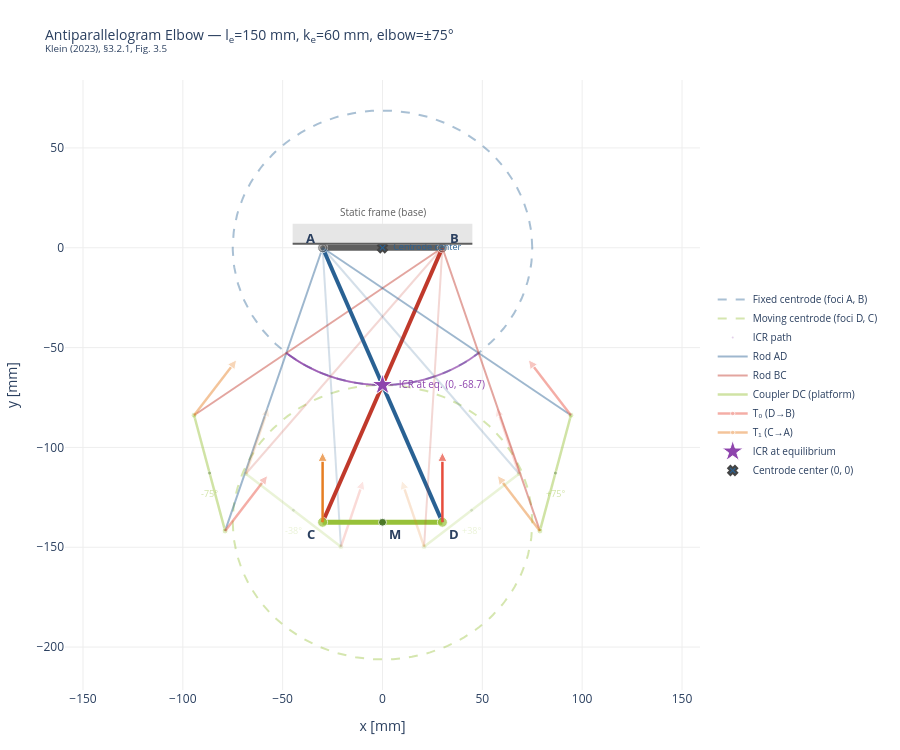

Here is the notebook cell this chart was saved with:
### Code cell
# =================================================================
# Static Overview — Antiparallelogram
# =================================================================
from helpers.elbow_plots import antiparallelogram_static_figure

fig = antiparallelogram_static_figure(l_e, k_e, elbow_max_deg, show_caption=show_caption)
fig.show()

### Figure 1 — Plotly figure (JSON) as saved in the notebook; plotly's stock layout.template omitted (floating-point values rounded to 4 significant figures; data arrays with more than 128 entries replaced by an {"elided": "..."} marker saying what was removed)
{"data": [{"line": {"color": "#296193", "dash": "dash", "width": 2}, "mode": "lines", "name": "Fixed centrode (foci A, B)", "opacity": 0.4, "type": "scatter", "x": {"elided": "201 float values"}, "y": {"elided": "201 float values"}}, {"line": {"color": "#97C139", "dash": "dash", "width": 2}, "mode": "lines", "name": "Moving centrode (foci D, C)", "opacity": 0.4, "type": "scatter", "x": {"elided": "201 float values"}, "y": {"elided": "201 float values"}}, {"marker": {"color": "#8E44AD", "opacity": 0.25, "size": 2}, "mode": "markers", "name": "ICR path", "type": "scatter", "x": {"elided": "600 float values"}, "y": {"elided": "600 float values"}}, {"line": {"color": "#5F5F5F", "width": 2.5}, "mode": "lines", "opacity": 0.45, "showlegend": false, "type": "scatter", "x": [-30, 30], "y": [0, 0]}, {"line": {"color": "#296193", "width": 2}, "mode": "lines", "name": "Rod AD", "opacity": 0.45, "showlegend": true, "type": "scatter", "x": [-30, -78.83], "y": [0, -141.8]}, {"line": {"color": "#C0392B", "width": 2}, "mode": "lines", "name": "Rod BC", "opacity": 0.45, "showlegend": true, "type": "scatter", "x": [30, -94.36], "y": [0, -83.87]}, {"line": {"color": "#97C139", "width": 2.5}, "mode": "lines", "name": "Coupler DC (platform)", "opacity": 0.45, "showlegend": true, "type": "scatter", "x": [-78.83, -94.36], "y": [-141.8, -83.87]}, {"marker": {"color": ["#5F5F5F", "#5F5F5F", "#97C139", "#97C139", "#2d5a1e"], "line": {"color": "white", "width": 1}, "size": [6, 6, 6, 6, 4]}, "mode": "markers", "opacity": 0.45, "showlegend": false, "type": "scatter", "x": [-30, 30, -78.83, -94.36, -86.59], "y": [0, 0, -141.8, -83.87, -112.9]}, {"line": {"color": "#E74C3C", "width": 2.5}, "marker": {"angleref": "previous", "color": "#E74C3C", "size": [0, 9], "symbol": ["circle", "arrow-up"]}, "mode": "lines+markers", "name": "T₀ (D→B)", "opacity": 0.45, "showlegend": true, "type": "scatter", "x": [-78.83, -57.52], "y": [-141.8, -114.1]}, {"line": {"color": "#E67E22", "width": 2.5}, "marker": {"angleref": "previous", "color": "#E67E22", "size": [0, 9], "symbol": ["circle", "arrow-up"]}, "mode": "lines+markers", "name": "T₁ (C→A)", "opacity": 0.45, "showlegend": true, "type": "scatter", "x": [-94.36, -73.05], "y": [-83.87, -56.11]}, {"line": {"color": "#5F5F5F", "width": 2.5}, "mode": "lines", "opacity": 0.2, "showlegend": false, "type": "scatter", "x": [-30, 30], "y": [0, 0]}, {"line": {"color": "#296193", "width": 2}, "mode": "lines", "opacity": 0.2, "showlegend": false, "type": "scatter", "x": [-30, -20.82], "y": [0, -149.7]}, {"line": {"color": "#C0392B", "width": 2}, "mode": "lines", "opacity": 0.2, "showlegend": false, "type": "scatter", "x": [30, -68.42], "y": [0, -113.2]}, {"line": {"color": "#97C139", "width": 2.5}, "mode": "lines", "opacity": 0.2, "showlegend": false, "type": "scatter", "x": [-20.82, -68.42], "y": [-149.7, -113.2]}, {"marker": {"color": ["#5F5F5F", "#5F5F5F", "#97C139", "#97C139", "#2d5a1e"], "line": {"color": "white", "width": 1}, "size": [6, 6, 6, 6, 4]}, "mode": "markers", "opacity": 0.2, "showlegend": false, "type": "scatter", "x": [-30, 30, -20.82, -68.42, -44.62], "y": [0, 0, -149.7, -113.2, -131.5]}, {"line": {"color": "#E74C3C", "width": 2.5}, "marker": {"angleref": "previous", "color": "#E74C3C", "size": [0, 9], "symbol": ["circle", "arrow-up"]}, "mode": "lines+markers", "opacity": 0.2, "showlegend": false, "type": "scatter", "x": [-20.82, -9.572], "y": [-149.7, -116.6]}, {"line": {"color": "#E67E22", "width": 2.5}, "marker": {"angleref": "previous", "color": "#E67E22", "size": [0, 9], "symbol": ["circle", "arrow-up"]}, "mode": "lines+markers", "opacity": 0.2, "showlegend": false, "type": "scatter", "x": [-68.42, -57.17], "y": [-113.2, -80.05]}, {"line": {"color": "#5F5F5F", "width": 6}, "mode": "lines", "opacity": 1, "showlegend": false, "type": "scatter", "x": [-30, 30], "y": [0, 0]}, {"line": {"color": "#296193", "width": 4}, "mode": "lines", "opacity": 1, "showlegend": false, "type": "scatter", "x": [-30, 30], "y": [0, -137.5]}, {"line": {"color": "#C0392B", "width": 4}, "mode": "lines", "opacity": 1, "showlegend": false, "type": "scatter", "x": [30, -30.0], "y": [0, -137.5]}, {"line": {"color": "#97C139", "width": 5}, "mode": "lines", "opacity": 1, "showlegend": false, "type": "scatter", "x": [30, -30.0], "y": [-137.5, -137.5]}, {"marker": {"color": ["#5F5F5F", "#5F5F5F", "#97C139", "#97C139", "#2d5a1e"], "line": {"color": "white", "width": 1}, "size": [10, 10, 10, 10, 8]}, "mode": "markers", "opacity": 1, "showlegend": false, "type": "scatter", "x": [-30, 30, 30, -30.0, 7.105e-15], "y": [0, 0, -137.5, -137.5, -137.5]}, {"line": {"color": "#E74C3C", "width": 2.5}, "marker": {"angleref": "previous", "color": "#E74C3C", "size": [0, 9], "symbol": ["circle", "arrow-up"]}, "mode": "lines+markers", "opacity": 1, "showlegend": false, "type": "scatter", "x": [30, 30], "y": [-137.5, -102.5]}, {"line": {"color": "#E67E22", "width": 2.5}, "marker": {"angleref": "previous", "color": "#E67E22", "size": [0, 9], "symbol": ["circle", "arrow-up"]}, "mode": "lines+markers", "opacity": 1, "showlegend": false, "type": "scatter", "x": [-30.0, -30.0], "y": [-137.5, -102.5]}, {"line": {"color": "#5F5F5F", "width": 2.5}, "mode": "lines", "opacity": 0.2, "showlegend": false, "type": "scatter", "x": [-30, 30], "y": [0, 0]}, {"line": {"color": "#296193", "width": 2}, "mode": "lines", "opacity": 0.2, "showlegend": false, "type": "scatter", "x": [-30, 68.42], "y": [0, -113.2]}, {"line": {"color": "#C0392B", "width": 2}, "mode": "lines", "opacity": 0.2, "showlegend": false, "type": "scatter", "x": [30, 20.82], "y": [0, -149.7]}, {"line": {"color": "#97C139", "width": 2.5}, "mode": "lines", "opacity": 0.2, "showlegend": false, "type": "scatter", "x": [68.42, 20.82], "y": [-113.2, -149.7]}, {"marker": {"color": ["#5F5F5F", "#5F5F5F", "#97C139", "#97C139", "#2d5a1e"], "line": {"color": "white", "width": 1}, "size": [6, 6, 6, 6, 4]}, "mode": "markers", "opacity": 0.2, "showlegend": false, "type": "scatter", "x": [-30, 30, 68.42, 20.82, 44.62], "y": [0, 0, -113.2, -149.7, -131.5]}, {"line": {"color": "#E74C3C", "width": 2.5}, "marker": {"angleref": "previous", "color": "#E74C3C", "size": [0, 9], "symbol": ["circle", "arrow-up"]}, "mode": "lines+markers", "opacity": 0.2, "showlegend": false, "type": "scatter", "x": [68.42, 57.17], "y": [-113.2, -80.05]}, {"line": {"color": "#E67E22", "width": 2.5}, "marker": {"angleref": "previous", "color": "#E67E22", "size": [0, 9], "symbol": ["circle", "arrow-up"]}, "mode": "lines+markers", "opacity": 0.2, "showlegend": false, "type": "scatter", "x": [20.82, 9.572], "y": [-149.7, -116.6]}, {"line": {"color": "#5F5F5F", "width": 2.5}, "mode": "lines", "opacity": 0.45, "showlegend": false, "type": "scatter", "x": [-30, 30], "y": [0, 0]}, {"line": {"color": "#296193", "width": 2}, "mode": "lines", "opacity": 0.45, "showlegend": false, "type": "scatter", "x": [-30, 94.36], "y": [0, -83.87]}, {"line": {"color": "#C0392B", "width": 2}, "mode": "lines", "opacity": 0.45, "showlegend": false, "type": "scatter", "x": [30, 78.83], "y": [0, -141.8]}, {"line": {"color": "#97C139", "width": 2.5}, "mode": "lines", "opacity": 0.45, "showlegend": false, "type": "scatter", "x": [94.36, 78.83], "y": [-83.87, -141.8]}, {"marker": {"color": ["#5F5F5F", "#5F5F5F", "#97C139", "#97C139", "#2d5a1e"], "line": {"color": "white", "width": 1}, "size": [6, 6, 6, 6, 4]}, "mode": "markers", "opacity": 0.45, "showlegend": false, "type": "scatter", "x": [-30, 30, 94.36, 78.83, 86.59], "y": [0, 0, -83.87, -141.8, -112.9]}, {"line": {"color": "#E74C3C", "width": 2.5}, "marker": {"angleref": "previous", "color": "#E74C3C", "size": [0, 9], "symbol": ["circle", "arrow-up"]}, "mode": "lines+markers", "opacity": 0.45, "showlegend": false, "type": "scatter", "x": [94.36, 73.05], "y": [-83.87, -56.11]}, {"line": {"color": "#E67E22", "width": 2.5}, "marker": {"angleref": "previous", "color": "#E67E22", "size": [0, 9], "symbol": ["circle", "arrow-up"]}, "mode": "lines+markers", "opacity": 0.45, "showlegend": false, "type": "scatter", "x": [78.83, 57.52], "y": [-141.8, -114.1]}, {"marker": {"color": "#8E44AD", "line": {"color": "white", "width": 1}, "size": 16, "symbol": "star"}, "mode": "markers+text", "name": "ICR at equilibrium", "text": ["  ICR at eq. (0, -68.7)"], "textfont": {"color": "#8E44AD", "size": 10}, "textposition": "middle right", "type": "scatter", "x": [7.105e-15], "y": [-68.74]}, {"marker": {"color": "#296193", "line": {"width": 2}, "size": 8, "symbol": "x"}, "mode": "markers+text", "name": "Centrode center (0, 0)", "text": ["  Centrode center"], "textfont": {"color": "#296193", "size": 9}, "textposition": "middle right", "type": "scatter", "x": [0], "y": [0]}], "layout": {"annotations": [{"font": {"color": "#97C139", "size": 9}, "opacity": 0.45, "showarrow": false, "text": "-75°", "x": -86.59, "y": -122.9}, {"font": {"color": "#97C139", "size": 9}, "opacity": 0.2, "showarrow": false, "text": "-38°", "x": -44.62, "y": -141.5}, {"font": {"size": 13}, "showarrow": false, "text": "<b>A</b>", "x": -30, "xshift": -12, "y": 0, "yshift": 10}, {"font": {"size": 13}, "showarrow": false, "text": "<b>B</b>", "x": 30, "xshift": 12, "y": 0, "yshift": 10}, {"font": {"size": 13}, "showarrow": false, "text": "<b>D</b>", "x": 30, "xshift": 12, "y": -137.5, "yshift": -12}, {"font": {"size": 13}, "showarrow": false, "text": "<b>C</b>", "x": -30.0, "xshift": -12, "y": -137.5, "yshift": -12}, {"font": {"size": 13}, "showarrow": false, "text": "<b>M</b>", "x": 7.105e-15, "xshift": 12, "y": -137.5, "yshift": -12}, {"font": {"color": "#5F5F5F", "size": 10}, "showarrow": false, "text": "Static frame (base)", "x": 0, "y": 18}, {"font": {"color": "#97C139", "size": 9}, "opacity": 0.2, "showarrow": false, "text": "+38°", "x": 44.62, "y": -141.5}, {"font": {"color": "#97C139", "size": 9}, "opacity": 0.45, "showarrow": false, "text": "+75°", "x": 86.59, "y": -122.9}], "height": 750, "legend": {"font": {"size": 10}, "x": 1.02, "y": 0.5}, "margin": {"b": 60, "l": 60, "r": 200, "t": 80}, "plot_bgcolor": "white", "shapes": [{"fillcolor": "#E6E6E6", "line": {"width": 0}, "type": "rect", "x0": -45, "x1": 45, "y0": 2, "y1": 12}, {"line": {"color": "#5F5F5F", "width": 2}, "type": "line", "x0": -45, "x1": 45, "y0": 2, "y1": 2}], "title": {"font": {"size": 14}, "text": "Antiparallelogram Elbow — l<sub>e</sub>=150 mm, k<sub>e</sub>=60 mm, elbow=±75°<br><sup>Klein (2023), §3.2.1, Fig. 3.5</sup>"}, "width": 900, "xaxis": {"gridcolor": "#eee", "scaleanchor": "y", "scaleratio": 1, "title": {"text": "x [mm]"}, "zeroline": false}, "yaxis": {"gridcolor": "#eee", "title": {"text": "y [mm]"}, "zeroline": false}}}
